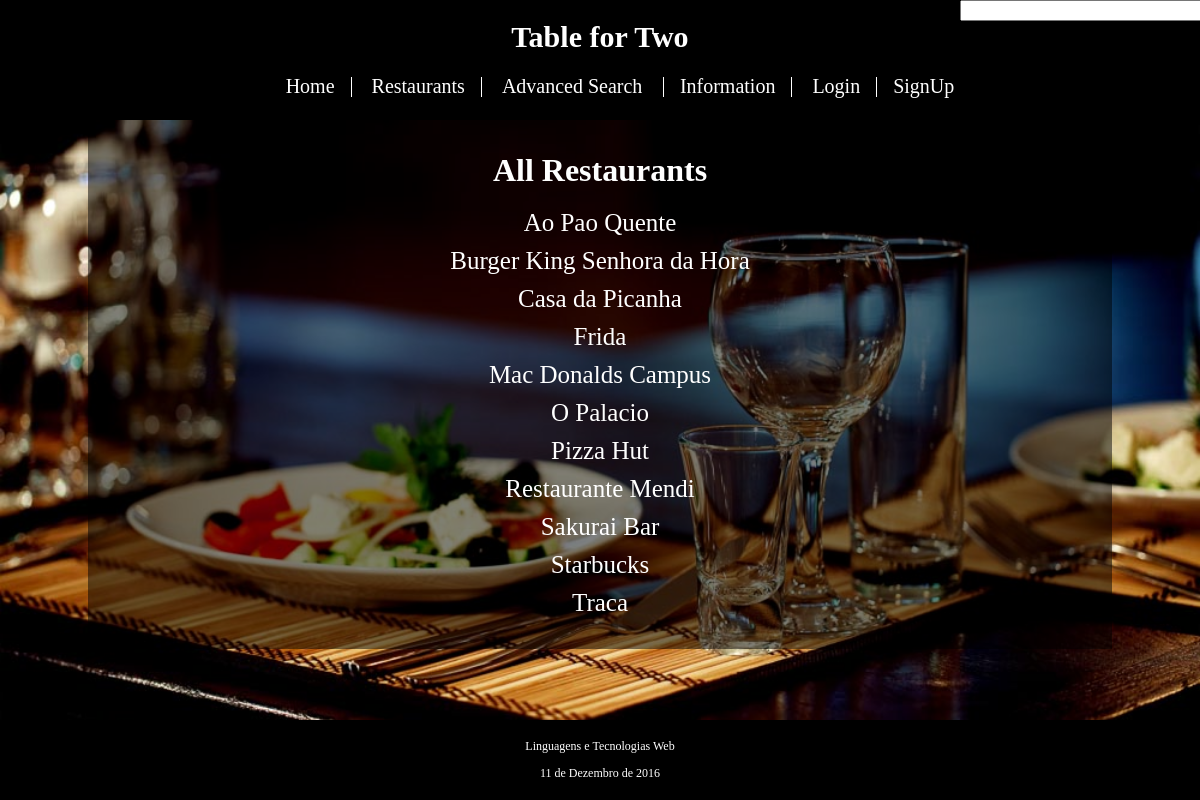
The page /restaurants.php on the database its author committed.
### tables this page shows
CREATE TABLE Restaurant (
	id_restaurant INTEGER PRIMARY KEY AUTOINCREMENT,
	id_owner INTEGER REFERENCES Account(id_account),
	--id_functionTime INTEGER REFERENCES FunctionTime(id_functionTime),
	name VARCHAR NOT NULL,
	address VARCHAR NOT NULL,
	avg_price INTEGER NOT NULL,
	description VARCHAR,
	stars REAL,
	open_time VARCHAR NOT NULL,
	close_time VARCHAR NOT NULL,
	monday BOOLEAN NOT NULL,
	tuesday BOOLEAN NOT NULL,
	wednesday BOOLEAN NOT NULL,
	thursday BOOLEAN NOT NULL,
	friday BOOLEAN NOT NULL,
	saturday BOOLEAN NOT NULL,
	sunday BOOLEAN NOT NULL
);

### restaurants.php (called while the page is built, shortened)
<?php
  include_once getcwd() . "/database/connection.php";
  include_once getcwd() . "/database/restaurant.php";
  include ('templates/header.php');
  include ('templates/all_restaurants.php');
  include ('templates/footer.php');
?>

### database/restaurant.php (called while the page is built, shortened)
<?php
	function getAllRestaurant($db){
		$stmt = $db->prepare('SELECT * FROM Restaurant ORDER BY name ASC');
		$stmt->execute();
		$result = $stmt->fetchAll();
		return $result;
	}
 ?>

### templates/all_restaurants.php (the view)
<div id="content">
	<h1 class="title"> All Restaurants </h1>
	<div class="display_big_center">
		<?php
			$result = getAllRestaurant
			($db);
			foreach( $result as $row) {
				echo '<a href="restaurant_item.php?id=' . $row['id_restaurant'] . '">' . $row['name']  .  '</a>';
			 }
		?>
	</div>
</div>

### css/site.css (style rules this page uses)
html { position:relative; }
body { background-image: url(images/background.jpg); background-position: 0%; background-size: 100%; background-attachment: fixed; font-family: times, serif; margin: 0px auto; display : block; }
#content { width: 1000px; margin: 0px auto; display: none; background-color: rgba(0,0,0,0.5); color: #ffffff; padding: 1%; margin-bottom: 100px; }
#content > * { display:block; margin:20px; }
.display_big_center > * { font-size: 25px; margin: 10px; display:block; text-align: center; color: white; text-decoration: none; }
.title { text-align: center; }

### rows shown on the page
restaurant: name "Ao Pao Quente"
restaurant: name "Burger King Senhora da Hora"
restaurant: name "Casa da Picanha"
restaurant: name "Frida"
restaurant: name "Mac Donalds Campus"
restaurant: name "O Palacio"
restaurant: name "Pizza Hut"
restaurant: name "Restaurante Mendi"
restaurant: name "Sakurai Bar"
restaurant: name "Starbucks"
restaurant: name "Traca"
